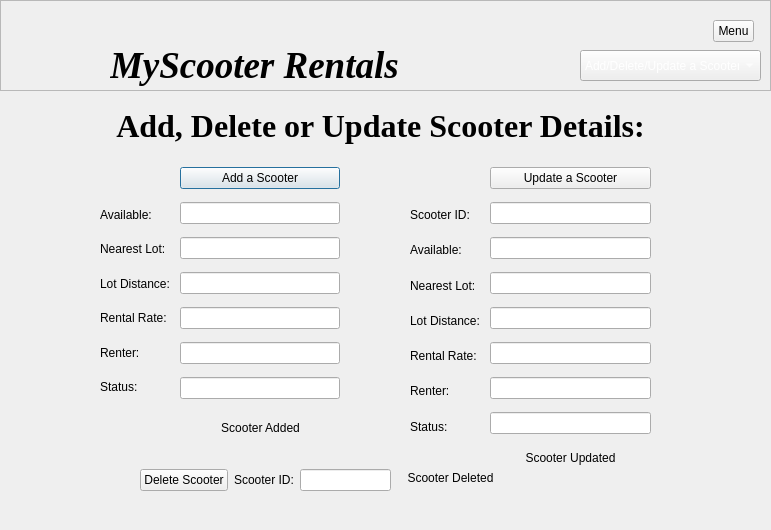
<?xml version="1.0" encoding="UTF-8"?>
<ui version="4.0">
 <class>addDeleteScooter</class>
 <widget class="QDialog" name="addDeleteScooter">
  <property name="enabled">
   <bool>true</bool>
  </property>
  <property name="geometry">
   <rect>
    <x>0</x>
    <y>0</y>
    <width>771</width>
    <height>530</height>
   </rect>
  </property>
  <property name="windowTitle">
   <string>Dialog</string>
  </property>
  <widget class="QFrame" name="frame">
   <property name="geometry">
    <rect>
     <x>0</x>
     <y>0</y>
     <width>771</width>
     <height>91</height>
    </rect>
   </property>
   <property name="frameShape">
    <enum>QFrame::StyledPanel</enum>
   </property>
   <property name="frameShadow">
    <enum>QFrame::Raised</enum>
   </property>
   <widget class="QLabel" name="label_2">
    <property name="geometry">
     <rect>
      <x>110</x>
      <y>40</y>
      <width>421</width>
      <height>50</height>
     </rect>
    </property>
    <property name="font">
     <font>
      <family>Times New Roman</family>
      <pointsize>28</pointsize>
      <italic>true</italic>
      <bold>true</bold>
     </font>
    </property>
    <property name="text">
     <string>MyScooter Rentals</string>
    </property>
   </widget>
   <widget class="QLabel" name="label">
    <property name="geometry">
     <rect>
      <x>10</x>
      <y>0</y>
      <width>81</width>
      <height>81</height>
     </rect>
    </property>
    <property name="text">
     <string/>
    </property>
    <property name="pixmap">
     <pixmap>../scooter.png</pixmap>
    </property>
    <property name="scaledContents">
     <bool>true</bool>
    </property>
    <property name="wordWrap">
     <bool>false</bool>
    </property>
   </widget>
   <widget class="QComboBox" name="comboBox_15">
    <property name="geometry">
     <rect>
      <x>580</x>
      <y>50</y>
      <width>181</width>
      <height>31</height>
     </rect>
    </property>
    <property name="palette">
     <palette>
      <active>
       <colorrole role="WindowText">
        <brush brushstyle="SolidPattern">
         <color alpha="255">
          <red>255</red>
          <green>255</green>
          <blue>255</blue>
         </color>
        </brush>
       </colorrole>
       <colorrole role="Text">
        <brush brushstyle="SolidPattern">
         <color alpha="255">
          <red>255</red>
          <green>255</green>
          <blue>255</blue>
         </color>
        </brush>
       </colorrole>
       <colorrole role="ButtonText">
        <brush brushstyle="SolidPattern">
         <color alpha="255">
          <red>255</red>
          <green>255</green>
          <blue>255</blue>
         </color>
        </brush>
       </colorrole>
      </active>
      <inactive>
       <colorrole role="WindowText">
        <brush brushstyle="SolidPattern">
         <color alpha="255">
          <red>255</red>
          <green>255</green>
          <blue>255</blue>
         </color>
        </brush>
       </colorrole>
       <colorrole role="Text">
        <brush brushstyle="SolidPattern">
         <color alpha="255">
          <red>255</red>
          <green>255</green>
          <blue>255</blue>
         </color>
        </brush>
       </colorrole>
       <colorrole role="ButtonText">
        <brush brushstyle="SolidPattern">
         <color alpha="255">
          <red>255</red>
          <green>255</green>
          <blue>255</blue>
         </color>
        </brush>
       </colorrole>
      </inactive>
      <disabled/>
     </palette>
    </property>
    <item>
     <property name="text">
      <string>Add/Delete/Update a Scooter</string>
     </property>
    </item>
    <item>
     <property name="text">
      <string>Home</string>
     </property>
    </item>
    <item>
     <property name="text">
      <string>Account Management</string>
     </property>
    </item>
    <item>
     <property name="text">
      <string>Rental Requests</string>
     </property>
    </item>
    <item>
     <property name="text">
      <string>Log Out</string>
     </property>
    </item>
   </widget>
   <widget class="QToolButton" name="toolButton">
    <property name="geometry">
     <rect>
      <x>713</x>
      <y>20</y>
      <width>41</width>
      <height>22</height>
     </rect>
    </property>
    <property name="text">
     <string>Menu</string>
    </property>
   </widget>
  </widget>
  <widget class="QWidget" name="verticalLayoutWidget">
   <property name="geometry">
    <rect>
     <x>180</x>
     <y>160</y>
     <width>160</width>
     <height>251</height>
    </rect>
   </property>
   <layout class="QVBoxLayout" name="verticalLayout">
    <item>
     <widget class="QPushButton" name="pushButton_3">
      <property name="text">
       <string>Add a Scooter</string>
      </property>
     </widget>
    </item>
    <item>
     <widget class="QLineEdit" name="lineEdit_2">
      <property name="palette">
       <palette>
        <active>
         <colorrole role="Text">
          <brush brushstyle="SolidPattern">
           <color alpha="255">
            <red>255</red>
            <green>255</green>
            <blue>255</blue>
           </color>
          </brush>
         </colorrole>
        </active>
        <inactive>
         <colorrole role="Text">
          <brush brushstyle="SolidPattern">
           <color alpha="255">
            <red>255</red>
            <green>255</green>
            <blue>255</blue>
           </color>
          </brush>
         </colorrole>
        </inactive>
        <disabled/>
       </palette>
      </property>
     </widget>
    </item>
    <item>
     <widget class="QLineEdit" name="lineEdit_3">
      <property name="palette">
       <palette>
        <active>
         <colorrole role="Text">
          <brush brushstyle="SolidPattern">
           <color alpha="255">
            <red>255</red>
            <green>255</green>
            <blue>255</blue>
           </color>
          </brush>
         </colorrole>
        </active>
        <inactive>
         <colorrole role="Text">
          <brush brushstyle="SolidPattern">
           <color alpha="255">
            <red>255</red>
            <green>255</green>
            <blue>255</blue>
           </color>
          </brush>
         </colorrole>
        </inactive>
        <disabled/>
       </palette>
      </property>
     </widget>
    </item>
    <item>
     <widget class="QLineEdit" name="lineEdit_4">
      <property name="palette">
       <palette>
        <active>
         <colorrole role="Text">
          <brush brushstyle="SolidPattern">
           <color alpha="255">
            <red>255</red>
            <green>255</green>
            <blue>255</blue>
           </color>
          </brush>
         </colorrole>
        </active>
        <inactive>
         <colorrole role="Text">
          <brush brushstyle="SolidPattern">
           <color alpha="255">
            <red>255</red>
            <green>255</green>
            <blue>255</blue>
           </color>
          </brush>
         </colorrole>
        </inactive>
        <disabled/>
       </palette>
      </property>
     </widget>
    </item>
    <item>
     <widget class="QLineEdit" name="lineEdit_5">
      <property name="palette">
       <palette>
        <active>
         <colorrole role="Text">
          <brush brushstyle="SolidPattern">
           <color alpha="255">
            <red>255</red>
            <green>255</green>
            <blue>255</blue>
           </color>
          </brush>
         </colorrole>
        </active>
        <inactive>
         <colorrole role="Text">
          <brush brushstyle="SolidPattern">
           <color alpha="255">
            <red>255</red>
            <green>255</green>
            <blue>255</blue>
           </color>
          </brush>
         </colorrole>
        </inactive>
        <disabled/>
       </palette>
      </property>
     </widget>
    </item>
    <item>
     <widget class="QLineEdit" name="lineEdit_6">
      <property name="enabled">
       <bool>true</bool>
      </property>
      <property name="palette">
       <palette>
        <active>
         <colorrole role="Text">
          <brush brushstyle="SolidPattern">
           <color alpha="255">
            <red>255</red>
            <green>255</green>
            <blue>255</blue>
           </color>
          </brush>
         </colorrole>
        </active>
        <inactive>
         <colorrole role="Text">
          <brush brushstyle="SolidPattern">
           <color alpha="255">
            <red>255</red>
            <green>255</green>
            <blue>255</blue>
           </color>
          </brush>
         </colorrole>
        </inactive>
        <disabled/>
       </palette>
      </property>
     </widget>
    </item>
    <item>
     <widget class="QLineEdit" name="lineEdit_7">
      <property name="palette">
       <palette>
        <active>
         <colorrole role="Text">
          <brush brushstyle="SolidPattern">
           <color alpha="255">
            <red>255</red>
            <green>255</green>
            <blue>255</blue>
           </color>
          </brush>
         </colorrole>
        </active>
        <inactive>
         <colorrole role="Text">
          <brush brushstyle="SolidPattern">
           <color alpha="255">
            <red>255</red>
            <green>255</green>
            <blue>255</blue>
           </color>
          </brush>
         </colorrole>
        </inactive>
        <disabled/>
       </palette>
      </property>
     </widget>
    </item>
   </layout>
  </widget>
  <widget class="QWidget" name="horizontalLayoutWidget">
   <property name="geometry">
    <rect>
     <x>140</x>
     <y>440</y>
     <width>251</width>
     <height>80</height>
    </rect>
   </property>
   <layout class="QHBoxLayout" name="horizontalLayout">
    <item>
     <widget class="QPushButton" name="pushButton">
      <property name="text">
       <string>Delete Scooter</string>
      </property>
     </widget>
    </item>
    <item>
     <widget class="QLabel" name="label_3">
      <property name="text">
       <string>Scooter ID:</string>
      </property>
     </widget>
    </item>
    <item>
     <widget class="QLineEdit" name="lineEdit">
      <property name="palette">
       <palette>
        <active>
         <colorrole role="Text">
          <brush brushstyle="SolidPattern">
           <color alpha="255">
            <red>255</red>
            <green>255</green>
            <blue>255</blue>
           </color>
          </brush>
         </colorrole>
        </active>
        <inactive>
         <colorrole role="Text">
          <brush brushstyle="SolidPattern">
           <color alpha="255">
            <red>255</red>
            <green>255</green>
            <blue>255</blue>
           </color>
          </brush>
         </colorrole>
        </inactive>
        <disabled/>
       </palette>
      </property>
     </widget>
    </item>
   </layout>
  </widget>
  <widget class="QWidget" name="verticalLayoutWidget_3">
   <property name="geometry">
    <rect>
     <x>100</x>
     <y>200</y>
     <width>81</width>
     <height>201</height>
    </rect>
   </property>
   <layout class="QVBoxLayout" name="verticalLayout_3">
    <item>
     <widget class="QLabel" name="label_5">
      <property name="text">
       <string>Available:</string>
      </property>
     </widget>
    </item>
    <item>
     <widget class="QLabel" name="label_7">
      <property name="text">
       <string>Nearest Lot:</string>
      </property>
     </widget>
    </item>
    <item>
     <widget class="QLabel" name="label_8">
      <property name="text">
       <string>Lot Distance:</string>
      </property>
     </widget>
    </item>
    <item>
     <widget class="QLabel" name="label_9">
      <property name="text">
       <string>Rental Rate:</string>
      </property>
     </widget>
    </item>
    <item>
     <widget class="QLabel" name="label_10">
      <property name="text">
       <string>Renter:</string>
      </property>
     </widget>
    </item>
    <item>
     <widget class="QLabel" name="label_11">
      <property name="text">
       <string>Status:</string>
      </property>
     </widget>
    </item>
   </layout>
  </widget>
  <widget class="QWidget" name="verticalLayoutWidget_2">
   <property name="geometry">
    <rect>
     <x>490</x>
     <y>160</y>
     <width>161</width>
     <height>281</height>
    </rect>
   </property>
   <layout class="QVBoxLayout" name="verticalLayout_2">
    <item>
     <widget class="QPushButton" name="pushButton_4">
      <property name="text">
       <string>Update a Scooter</string>
      </property>
     </widget>
    </item>
    <item>
     <widget class="QLineEdit" name="lineEdit_8">
      <property name="palette">
       <palette>
        <active>
         <colorrole role="Text">
          <brush brushstyle="SolidPattern">
           <color alpha="255">
            <red>255</red>
            <green>255</green>
            <blue>255</blue>
           </color>
          </brush>
         </colorrole>
        </active>
        <inactive>
         <colorrole role="Text">
          <brush brushstyle="SolidPattern">
           <color alpha="255">
            <red>255</red>
            <green>255</green>
            <blue>255</blue>
           </color>
          </brush>
         </colorrole>
        </inactive>
        <disabled/>
       </palette>
      </property>
     </widget>
    </item>
    <item>
     <widget class="QLineEdit" name="lineEdit_9">
      <property name="palette">
       <palette>
        <active>
         <colorrole role="Text">
          <brush brushstyle="SolidPattern">
           <color alpha="255">
            <red>255</red>
            <green>255</green>
            <blue>255</blue>
           </color>
          </brush>
         </colorrole>
        </active>
        <inactive>
         <colorrole role="Text">
          <brush brushstyle="SolidPattern">
           <color alpha="255">
            <red>255</red>
            <green>255</green>
            <blue>255</blue>
           </color>
          </brush>
         </colorrole>
        </inactive>
        <disabled/>
       </palette>
      </property>
     </widget>
    </item>
    <item>
     <widget class="QLineEdit" name="lineEdit_10">
      <property name="palette">
       <palette>
        <active>
         <colorrole role="Text">
          <brush brushstyle="SolidPattern">
           <color alpha="255">
            <red>255</red>
            <green>255</green>
            <blue>255</blue>
           </color>
          </brush>
         </colorrole>
        </active>
        <inactive>
         <colorrole role="Text">
          <brush brushstyle="SolidPattern">
           <color alpha="255">
            <red>255</red>
            <green>255</green>
            <blue>255</blue>
           </color>
          </brush>
         </colorrole>
        </inactive>
        <disabled/>
       </palette>
      </property>
     </widget>
    </item>
    <item>
     <widget class="QLineEdit" name="lineEdit_11">
      <property name="palette">
       <palette>
        <active>
         <colorrole role="Text">
          <brush brushstyle="SolidPattern">
           <color alpha="255">
            <red>255</red>
            <green>255</green>
            <blue>255</blue>
           </color>
          </brush>
         </colorrole>
        </active>
        <inactive>
         <colorrole role="Text">
          <brush brushstyle="SolidPattern">
           <color alpha="255">
            <red>255</red>
            <green>255</green>
            <blue>255</blue>
           </color>
          </brush>
         </colorrole>
        </inactive>
        <disabled/>
       </palette>
      </property>
     </widget>
    </item>
    <item>
     <widget class="QLineEdit" name="lineEdit_12">
      <property name="palette">
       <palette>
        <active>
         <colorrole role="Text">
          <brush brushstyle="SolidPattern">
           <color alpha="255">
            <red>255</red>
            <green>255</green>
            <blue>255</blue>
           </color>
          </brush>
         </colorrole>
        </active>
        <inactive>
         <colorrole role="Text">
          <brush brushstyle="SolidPattern">
           <color alpha="255">
            <red>255</red>
            <green>255</green>
            <blue>255</blue>
           </color>
          </brush>
         </colorrole>
        </inactive>
        <disabled/>
       </palette>
      </property>
     </widget>
    </item>
    <item>
     <widget class="QLineEdit" name="lineEdit_13">
      <property name="palette">
       <palette>
        <active>
         <colorrole role="Text">
          <brush brushstyle="SolidPattern">
           <color alpha="255">
            <red>255</red>
            <green>255</green>
            <blue>255</blue>
           </color>
          </brush>
         </colorrole>
        </active>
        <inactive>
         <colorrole role="Text">
          <brush brushstyle="SolidPattern">
           <color alpha="255">
            <red>255</red>
            <green>255</green>
            <blue>255</blue>
           </color>
          </brush>
         </colorrole>
        </inactive>
        <disabled/>
       </palette>
      </property>
     </widget>
    </item>
    <item>
     <widget class="QLineEdit" name="lineEdit_14">
      <property name="enabled">
       <bool>true</bool>
      </property>
      <property name="palette">
       <palette>
        <active>
         <colorrole role="Text">
          <brush brushstyle="SolidPattern">
           <color alpha="255">
            <red>255</red>
            <green>255</green>
            <blue>255</blue>
           </color>
          </brush>
         </colorrole>
        </active>
        <inactive>
         <colorrole role="Text">
          <brush brushstyle="SolidPattern">
           <color alpha="255">
            <red>255</red>
            <green>255</green>
            <blue>255</blue>
           </color>
          </brush>
         </colorrole>
        </inactive>
        <disabled/>
       </palette>
      </property>
     </widget>
    </item>
   </layout>
  </widget>
  <widget class="QLabel" name="label_17">
   <property name="geometry">
    <rect>
     <x>200</x>
     <y>420</y>
     <width>121</width>
     <height>16</height>
    </rect>
   </property>
   <property name="text">
    <string>Scooter Added</string>
   </property>
   <property name="alignment">
    <set>Qt::AlignCenter</set>
   </property>
  </widget>
  <widget class="QLabel" name="label_18">
   <property name="geometry">
    <rect>
     <x>510</x>
     <y>450</y>
     <width>121</width>
     <height>16</height>
    </rect>
   </property>
   <property name="text">
    <string>Scooter Updated</string>
   </property>
   <property name="alignment">
    <set>Qt::AlignCenter</set>
   </property>
  </widget>
  <widget class="QLabel" name="label_19">
   <property name="geometry">
    <rect>
     <x>390</x>
     <y>470</y>
     <width>121</width>
     <height>16</height>
    </rect>
   </property>
   <property name="text">
    <string>Scooter Deleted</string>
   </property>
   <property name="alignment">
    <set>Qt::AlignCenter</set>
   </property>
  </widget>
  <widget class="QLabel" name="label_20">
   <property name="geometry">
    <rect>
     <x>0</x>
     <y>100</y>
     <width>761</width>
     <height>51</height>
    </rect>
   </property>
   <property name="font">
    <font>
     <family>Times New Roman</family>
     <pointsize>24</pointsize>
     <italic>false</italic>
     <bold>true</bold>
    </font>
   </property>
   <property name="text">
    <string>Add, Delete or Update Scooter Details:</string>
   </property>
   <property name="alignment">
    <set>Qt::AlignCenter</set>
   </property>
  </widget>
  <widget class="QWidget" name="verticalLayoutWidget_4">
   <property name="geometry">
    <rect>
     <x>410</x>
     <y>200</y>
     <width>81</width>
     <height>241</height>
    </rect>
   </property>
   <layout class="QVBoxLayout" name="verticalLayout_4">
    <item>
     <widget class="QLabel" name="label_21">
      <property name="text">
       <string>Scooter ID:</string>
      </property>
     </widget>
    </item>
    <item>
     <widget class="QLabel" name="label_6">
      <property name="text">
       <string>Available:</string>
      </property>
     </widget>
    </item>
    <item>
     <widget class="QLabel" name="label_12">
      <property name="text">
       <string>Nearest Lot:</string>
      </property>
     </widget>
    </item>
    <item>
     <widget class="QLabel" name="label_13">
      <property name="text">
       <string>Lot Distance:</string>
      </property>
     </widget>
    </item>
    <item>
     <widget class="QLabel" name="label_14">
      <property name="text">
       <string>Rental Rate:</string>
      </property>
     </widget>
    </item>
    <item>
     <widget class="QLabel" name="label_15">
      <property name="text">
       <string>Renter:</string>
      </property>
     </widget>
    </item>
    <item>
     <widget class="QLabel" name="label_16">
      <property name="text">
       <string>Status:</string>
      </property>
     </widget>
    </item>
   </layout>
  </widget>
 </widget>
 <resources/>
 <connections/>
</ui>
